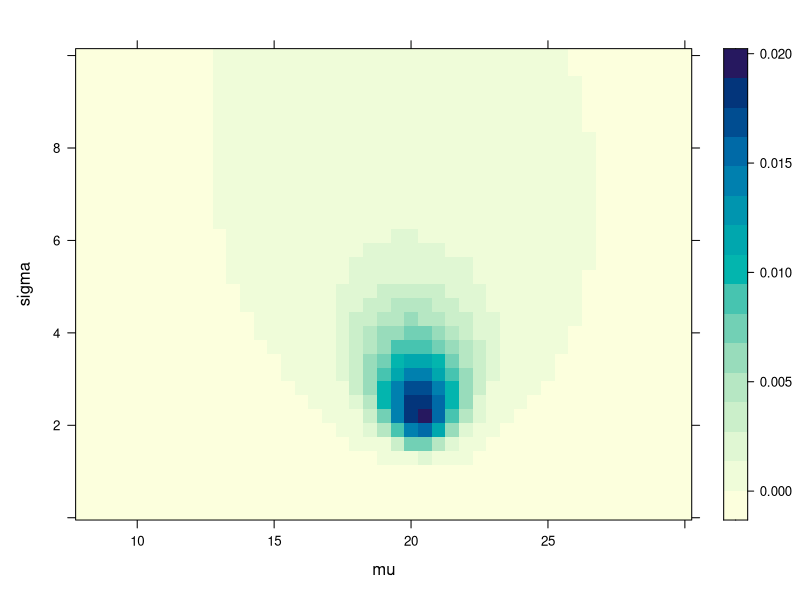
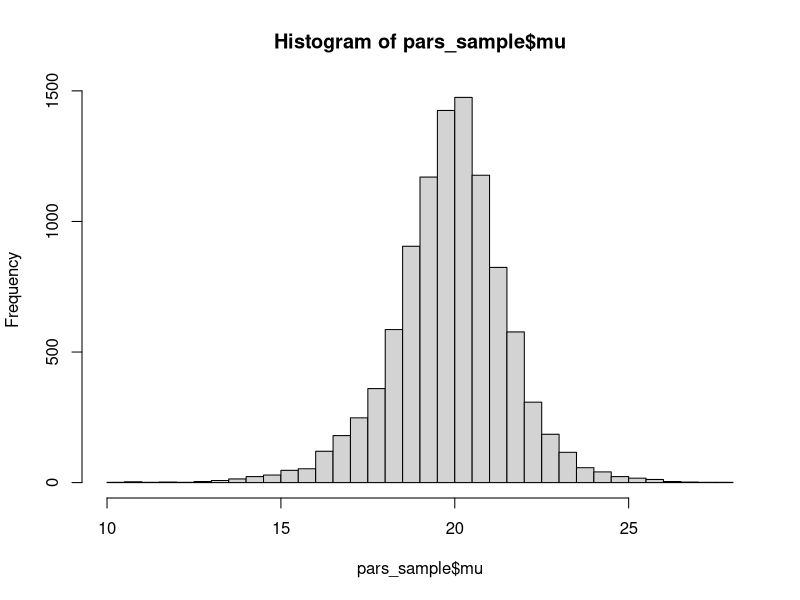
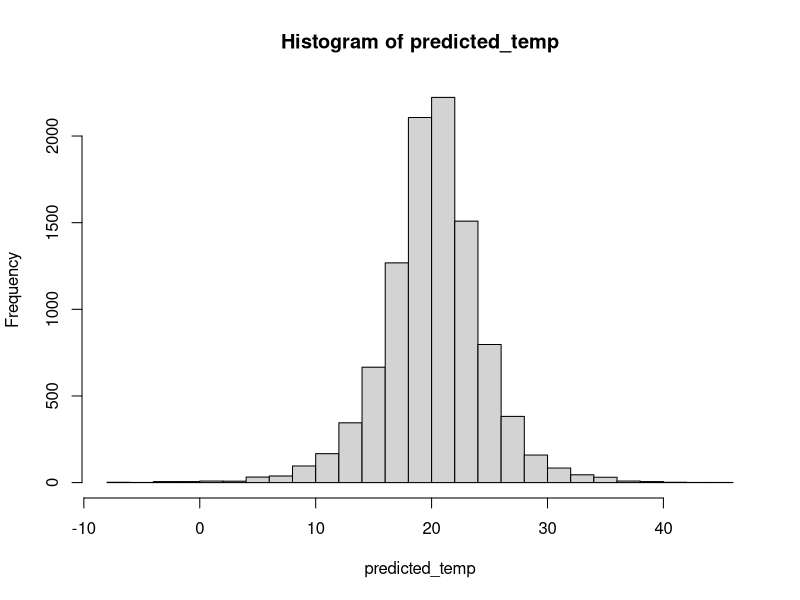

Recreate these plots in R, in order.
png()
temp<-c(19,23,20,17,23)
mu <- seq(8,30,by=.5)
sigma <- seq(.1,10,by=.3)
pars <- expand.grid(mu=mu, sigma=sigma)
pars$mu_prior <- dnorm(pars$mu,mean=18,sd=5)
#pars$mu_prior <- dunif(pars$mu,min=-30,max=50)
pars$sigma_prior <- dunif(pars$sigma,min=0,max=10)
pars$prior <- pars$mu_prior * pars$sigma_prior
for (i in 1:nrow(pars)) {
  likelihoods <- dnorm(temp,pars$mu[i],pars$sigma[i])
  pars$likelihood[i] <- prod(likelihoods)
}
pars$unnormalized_posterior <- pars$likelihood*pars$prior
pars$posterior <- pars$unnormalized_posterior/sum(pars$unnormalized_posterior)

library(lattice)
plot(levelplot(posterior~mu*sigma,data=pars))

sample_indices <- sample(1:nrow(pars), size=1e4, replace = TRUE, prob=pars$posterior)
pars_sample <- pars[sample_indices,c('mu','sigma')]
hist(pars_sample$mu,breaks = 30)
print(quantile(pars_sample$mu,c(0.05,0.95)))

predicted_temp <- rnorm(1e4,mean=pars_sample$mu,sd=pars_sample$sigma)
hist(predicted_temp,breaks=30)

print(sum(predicted_temp>=18)/length(predicted_temp))
